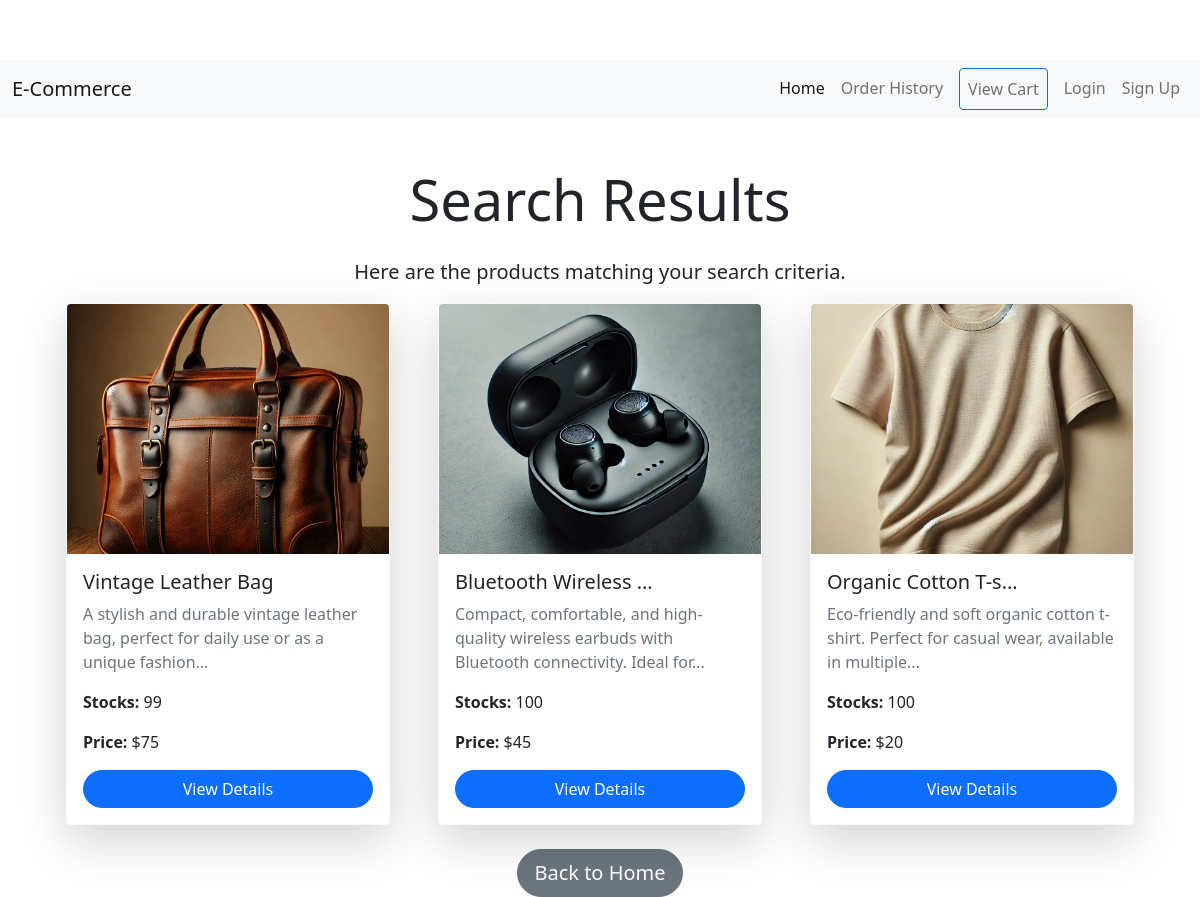
Screenshot of /search with the database file from the repository.
### model.py (models this page shows)
class Product(db.Model):
    __tablename__ = 'products'
    id: Mapped[int] = mapped_column(Integer, primary_key=True)
    name: Mapped[str] = mapped_column(String(250), unique=True, nullable=False)
    stocks: Mapped[int] = mapped_column(Integer, nullable=False)
    description: Mapped[str] = mapped_column(String(300), nullable=False)
    detail: Mapped[str] = mapped_column(String(250), nullable=False)
    category_id: Mapped[int] = mapped_column(Integer, db.ForeignKey('categories.id'))
    price: Mapped[int] = mapped_column(Integer, nullable=False)
    image_url: Mapped[str] = mapped_column(String(250), nullable=True)
    category = relationship('Category', back_populates='products')
    order_items = relationship('OrderItem', back_populates='product')
    cart_items = relationship('CartItem', back_populates='product')

### main.py (the view)
@app.route('/search', methods=['GET'])
def search():
    query = request.args.get('query')
    if query:
        products = Product.query.filter(Product.name.ilike(f'%{query}%')).all()
    else:
        products = Product.query.all()
    return render_template('search_results.html', products=products)

### templates/search_results.html
{% extends "base.html" %}
{% block content %}
<div class="container mt-5">
    <h2 class="text-center mb-4 display-4">Search Results</h2>
    <p class="text-center lead mb-3">Here are the products matching your search criteria.</p>
    {% if products %}
        <div class="row g-4">
            {% for product in products %}
            <div class="col-xl-4 col-lg-4 col-md-6 col-12 d-flex align-items-stretch px-4">
                <div class="card shadow-lg border-light rounded" style="width: 100%;">
                    <img src="{{ url_for('static', filename='uploads/' + product.image_url) }}" class="card-img-top rounded-top" alt="{{ product.name }}" style="height: 250px; object-fit: cover;">
                    <div class="card-body">
                        <h5 class="card-title text-truncate" style="max-width: 200px;">{{ product.name }}</h5>
                        <p class="card-text text-muted">{{ product.description | truncate(100) }}</p>
                        <p class="card-text"><strong>Stocks:</strong> {{ product.stocks }}</p>
                        <p class="card-text"><strong>Price:</strong> ${{ product.price }}</p>
                        <a href="{{ url_for('product_detail', product_id=product.id) }}" class="btn btn-primary w-100 rounded-pill">View Details</a>
                    </div>
                </div>
            </div>
            {% endfor %}
        </div>
    {% else %}
        <p class="text-center text-muted mt-5">No products found matching your search criteria.</p>
    {% endif %}
    <div class="text-center mt-4">
        <a href="{{ url_for('home') }}" class="btn btn-lg btn-secondary rounded-pill">Back to Home</a>
    </div>
</div>
{% endblock %}

### static/css/style.css (style rules this page uses)
body { padding-top: 60px; }
.container { margin-top: 80px; }

### rows the page displays
Product: image_url (picture), name "Vintage Leather Bag", description "A stylish and durable vintage leather bag, perfect for daily use or as a unique fashion...", stocks "99", price "75"
Product: image_url (picture), name "Bluetooth Wireless…", description "Compact, comfortable, and high-quality wireless earbuds with Bluetooth connectivity. Ideal for...", stocks "100", price "45"
Product: image_url (picture), name "Organic Cotton T-s…", description "Eco-friendly and soft organic cotton t-shirt. Perfect for casual wear, available in multiple...", stocks "100", price "20"
